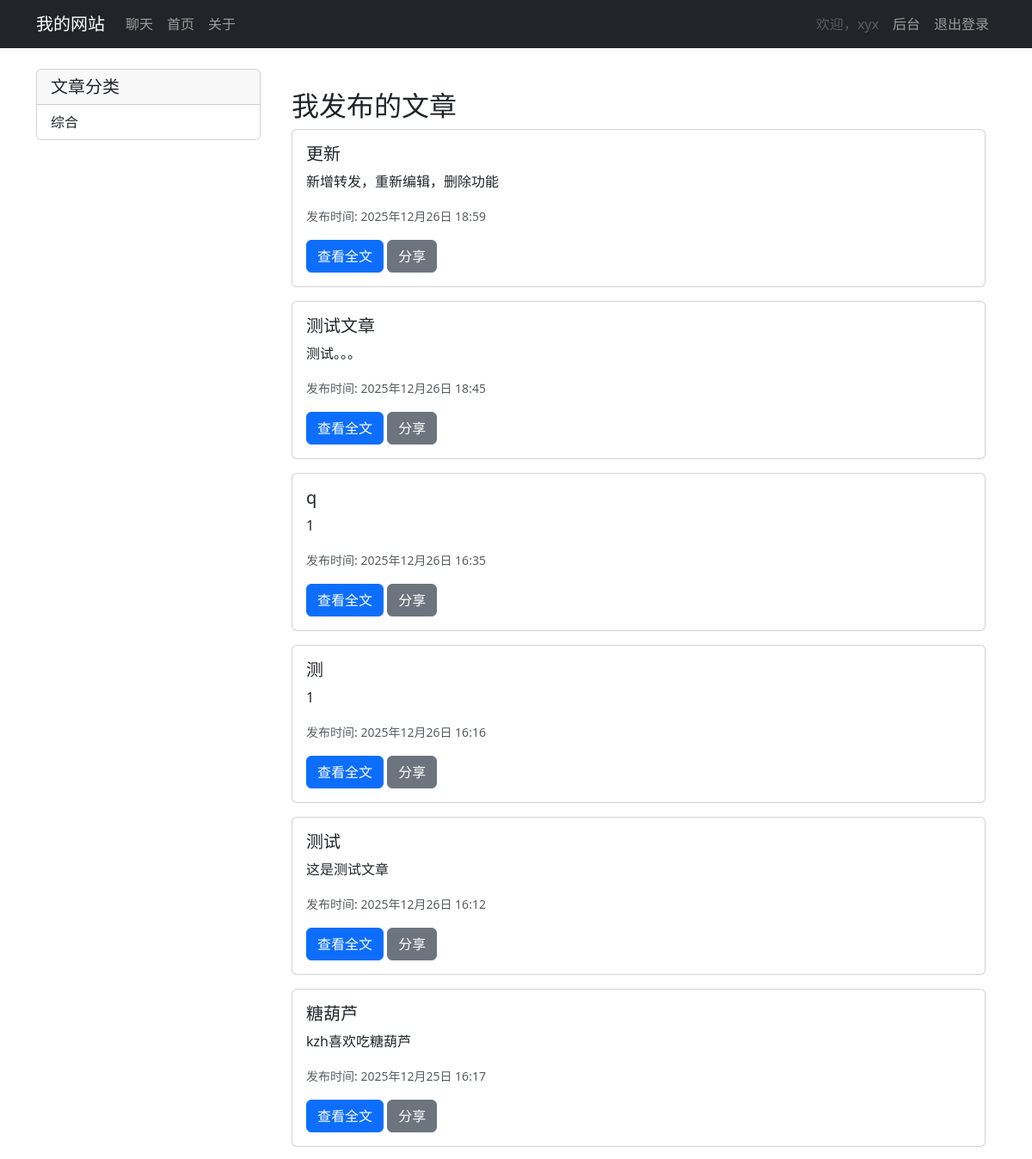
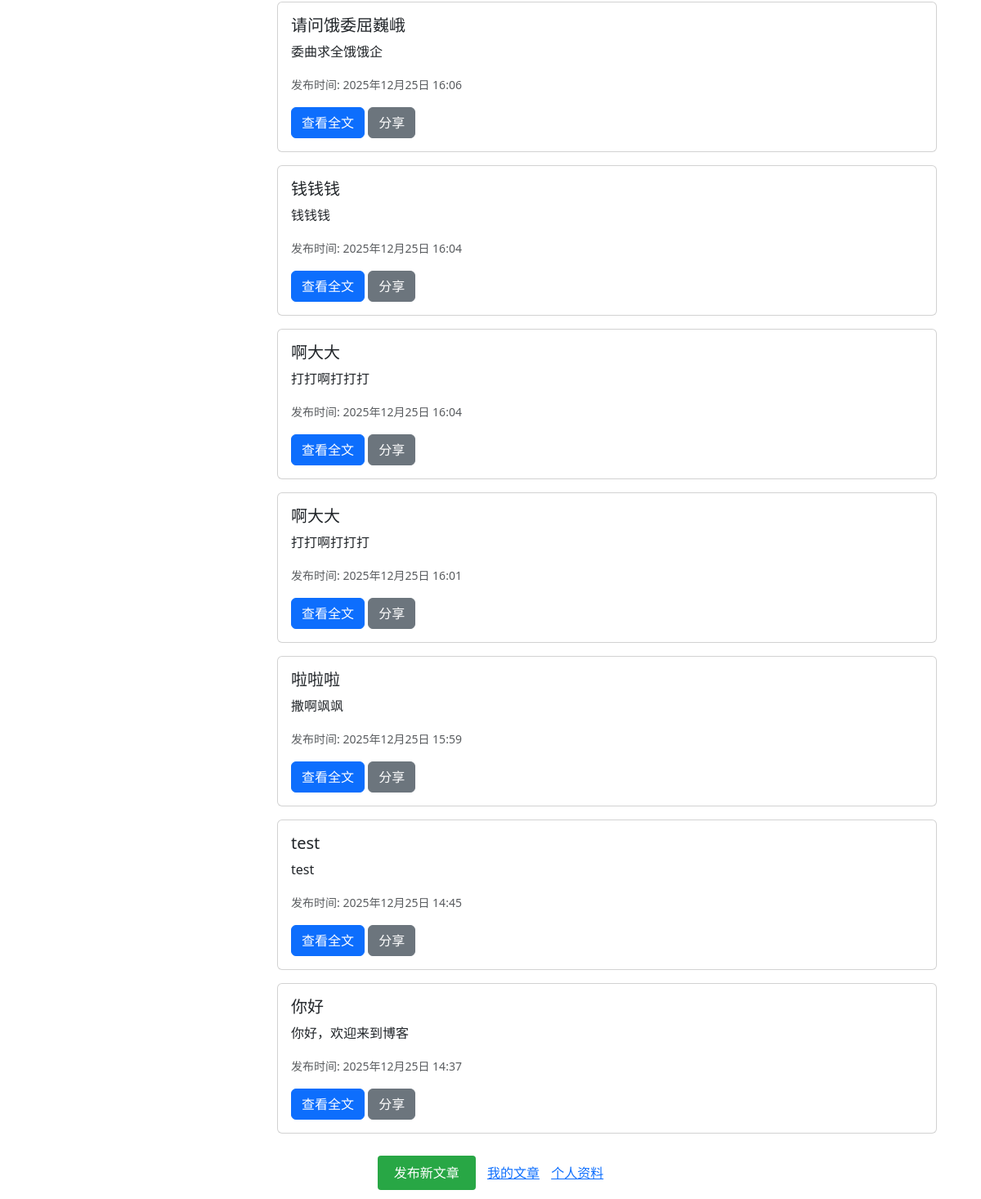
/post/my-posts/ (signed in), run on the app's committed database (2 pictures, top to bottom).
### account/models.py (models this page shows)
class User(AbstractUser):
    groups = models.ManyToManyField(
        'auth.Group',
        related_name='account_user_groups',  # 唯一命名
        blank=True
    )
    user_permissions = models.ManyToManyField(
        'auth.Permission',
        related_name='account_user_permissions',  # 唯一命名
        blank=True
    )
    class Meta:
        verbose_name = '用户'
        verbose_name_plural = '用户'

### post/models.py (models this page shows, shortened)
class Post(models.Model):
    views = models.PositiveIntegerField(default=0, verbose_name="阅读量")
    title = models.CharField(
        max_length=200,
        verbose_name="文章标题",
        help_text="标题长度不超过200字"
    )
    content = models.TextField(
        verbose_name="文章内容",
        help_text="支持纯文本/HTML格式"
    )
    author = models.ForeignKey(
        settings.AUTH_USER_MODEL,
        on_delete=models.CASCADE,  # 作者删除，文章也删除
        verbose_name="文章作者",
        related_name="posts"       # 反向查询：user.posts 查看该用户所有文章
    )
    category = models.ForeignKey(
        Category,
        on_delete=models.SET_NULL,
        null=True,
        blank=True,
        verbose_name="文章分类",
        related_name="posts"
    )
    is_published = models.BooleanField(
        default=True,
        verbose_name="是否发布",
        help_text="取消勾选则仅自己可见"
    )
    created_at = models.DateTimeField(
        auto_now_add=True,
        verbose_name="创建时间"
    )
    updated_at = models.DateTimeField(
        auto_now=True,
        verbose_name="更新时间"
    )
    class Meta:
        verbose_name = "博客文章"
        verbose_name_plural = "博客文章"
        ordering = ["-created_at"]  # 新文章在前

### post/views.py (the view)
# urls.py: path("my-posts/", views.my_posts, name="my_posts"),
@login_required
def my_posts(request):
    user_posts = Post.objects.filter(author=request.user)
    return render(request, "post/my_posts.html", {"posts": user_posts})

### templates/post/my_posts.html (shortened to what this page needs)
{% extends "base.html" %}
{% block content %}
<div class="container mt-4">
    <h2>我发布的文章</h2>
    {% if posts %}
        {% for post in posts %}
            <div class="card mb-3">
                <div class="card-body">
                    <h5 class="card-title">{{ post.title }}</h5>
                    <p class="card-text">{{ post.content|truncatechars:100 }}</p>
                    <p class="card-text">
                        <small class="text-muted">发布时间: {{ post.created_at }}</small>
                    </p>
                    <a href="{% url 'post:post_detail' post.id %}" class="btn btn-primary">查看全文</a>
      <button onclick="sharePost('{% url 'post:post_detail' post.id %}', '{{ post.title }}')" class="btn btn-secondary ml-2">分享</button>
    </div>
  </div>
{% endfor %}
		</div>
            </div>
    {% else %}
        <p>你还没有发布任何文章哦~</p>
    {% endif %}
</div>
{% endblock %}

### templates/base.html (shortened to what this page needs)
<!DOCTYPE html>
<html lang="zh-CN">
<head>
    <link href="https://cdn.jsdelivr.net/npm/bootstrap@5.3.0/dist/css/bootstrap.min.css" rel="stylesheet">
    <link rel="stylesheet" href="https://cdn.jsdelivr.net/npm/font-awesome@4.7.0/css/font-awesome.min.css">
</head>
<body>
    <nav class="navbar navbar-expand-lg navbar-dark bg-dark">
        <div class="container">
            <a class="navbar-brand" href="/">我的网站</a>
            <div class="collapse navbar-collapse">
                <ul class="navbar-nav me-auto">
                    <li class="nav-item">
                        <a class="nav-link" href="{% url 'chat:index' %}">聊天</a>
                    </li>
                    <li class="nav-item">
                        <a class="nav-link" href="{% url 'post:index' %}">首页</a>
                    </li>
                    <li class="nav-item">
                        <a class="nav-link" href="{% url 'post:about' %}">关于</a>
                    </li>
                </ul>
                <div class="navbar-nav">
                    {% if user.is_authenticated %}
                        <span class="nav-link disabled">欢迎，{{ user.username }}</span>
                        <a class="nav-link" href="{% url 'admin:index' %}">后台</a>
                        <a class="nav-link" href="{% url 'account:logout' %}">退出登录</a>
                    {% else %}
                        <a class="nav-link" href="{% url 'account:login' %}">登录</a>
                        <a class="nav-link" href="{% url 'account:register' %}">注册</a>
                    {% endif %}
                </div>
            </div>
        </div>
    </nav>
    <div class="container mt-4">
        <div class="row">
            <div class="col-md-3">
                {% with categories=Category.objects.all %}
                    {% include "post/category_sidebar.html" %}
                {% endwith %}
            </div>
            <div class="col-md-9">
                {% block content %}{% endblock %}
            </div>
    {% if user.is_authenticated %}
        <div style="text-align: center; margin: 20px 0;">
            <a href="{% url 'post:post_publish' %}" style="
                padding: 10px 20px;
                background: #28a745;
                color: white;
                text-decoration: none;
                border-radius: 4px;
                font-size: 16px;
            ">发布新文章</a>
            <a href="{% url 'post:my_posts' %}" style="margin-left: 10px;">我的文章</a>
            <a href="{% url 'account:profile' %}" style="margin-left: 10px;">个人资料</a>
        </div>
    {% endif %}
</body>
</html>

### data on the page
User: username "xyx"
Post: title "更新", content "新增转发，重新编辑，删除功能", created_at "2025年12月26日 18:59"
Post: title "测试文章", content "测试。。。", created_at "2025年12月26日 18:45"
Post: title "q", content "1", created_at "2025年12月26日 16:35"
Post: title "测", content "1", created_at "2025年12月26日 16:16"
Post: title "测试", content "这是测试文章", created_at "2025年12月26日 16:12"
Post: title "糖葫芦", content "kzh喜欢吃糖葫芦", created_at "2025年12月25日 16:17"
Post: title "请问饿委屈巍峨", content "委曲求全饿饿企", created_at "2025年12月25日 16:06"
Post: title "钱钱钱", content "钱钱钱", created_at "2025年12月25日 16:04"
Post: title "啊大大", content "打打啊打打打", created_at "2025年12月25日 16:04"
Post: title "啊大大", content "打打啊打打打", created_at "2025年12月25日 16:01"
Post: title "啦啦啦", content "撒啊飒飒", created_at "2025年12月25日 15:59"
Post: title "test", content "test", created_at "2025年12月25日 14:45"
Post: title "你好", content "你好，欢迎来到博客", created_at "2025年12月25日 14:37"
